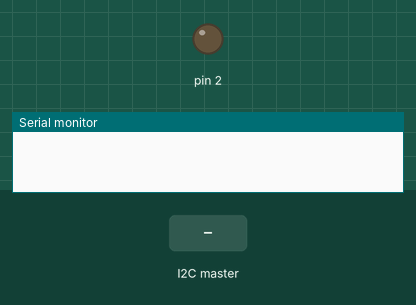
This sketch was run on a simulated Arduino Uno, built with avr-gcc and run on an emulated ATmega328P. Parts: output pins drawn as LEDs (lit = HIGH), the last lines printed to the serial monitor. Inputs (shaded band) come from the test bench.

Above: at 1.2 s.
1.3 s: the I2C master sends the byte 1
At 2.0 s:
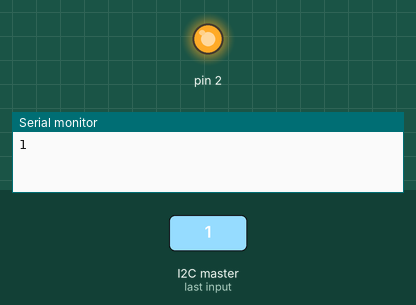
2.8 s: the I2C master sends the byte 0
At 3.2 s:
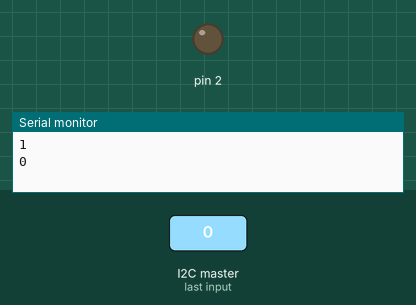
Timing chart, 0 to 5.8 s (numbered marks = the images above; inputs shaded):
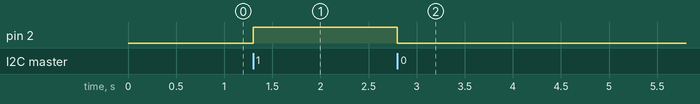

Measured:
- after the input at 1.3 s, pin 2: LOW → HIGH at once
- after the input at 2.8 s, pin 2: HIGH → LOW at once

The sketch:

slave_switch.ino
```cpp
#include <Wire.h>

int state = LOW;

void setup() {
  Wire.begin(8);                // join i2c bus with address #8
  Wire.onReceive(receiveEvent); // register event
  Serial.begin(9600);           // start serial for output
  pinMode(2, OUTPUT);

}

void loop() {
  delay(100);
}

// function that executes whenever data is received from master
// this function is registered as an event, see setup()
void receiveEvent(int howMany) {
  while (1 < Wire.available()) { // loop through all but the last
    char c = Wire.read(); // receive byte as a character
    Serial.print(c);         // print the character
  }
  int x = Wire.read();    // receive byte as an integer
  Serial.println(x);         // print the integer
    if (x == 1)
      state = HIGH;
    else
      state =LOW;


  digitalWrite(2, state);
}
```
